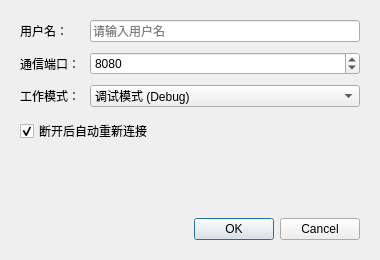
<?xml version="1.0" encoding="UTF-8"?>
<ui version="4.0">
 <class>CustomModalDialog</class>
 <widget class="QDialog" name="CustomModalDialog">
  <property name="geometry">
   <rect>
    <x>0</x>
    <y>0</y>
    <width>380</width>
    <height>260</height>
   </rect>
  </property>
  <property name="windowTitle">
   <string>自定义参数设置对话框</string>
  </property>
  <layout class="QVBoxLayout" name="verticalLayout">
   <property name="spacing">
    <number>12</number>
   </property>
   <property name="leftMargin">
    <number>20</number>
   </property>
   <property name="topMargin">
    <number>20</number>
   </property>
   <property name="rightMargin">
    <number>20</number>
   </property>
   <property name="bottomMargin">
    <number>20</number>
   </property>
   <item>
    <layout class="QFormLayout" name="formLayout">
     <property name="horizontalSpacing">
      <number>10</number>
     </property>
     <property name="verticalSpacing">
      <number>10</number>
     </property>
     <item row="0" column="0">
      <widget class="QLabel" name="labelUsername">
       <property name="text">
        <string>用户名：</string>
       </property>
      </widget>
     </item>
     <item row="0" column="1">
      <widget class="QLineEdit" name="editUsername">
       <property name="placeholderText">
        <string>请输入用户名</string>
       </property>
      </widget>
     </item>
     <item row="1" column="0">
      <widget class="QLabel" name="labelPort">
       <property name="text">
        <string>通信端口：</string>
       </property>
      </widget>
     </item>
     <item row="1" column="1">
      <widget class="QSpinBox" name="spinPort">
       <property name="minimum">
        <number>1</number>
       </property>
       <property name="maximum">
        <number>65535</number>
       </property>
       <property name="value">
        <number>8080</number>
       </property>
      </widget>
     </item>
     <item row="2" column="0">
      <widget class="QLabel" name="labelMode">
       <property name="text">
        <string>工作模式：</string>
       </property>
      </widget>
     </item>
     <item row="2" column="1">
      <widget class="QComboBox" name="comboMode">
       <item>
        <property name="text">
         <string>调试模式 (Debug)</string>
        </property>
       </item>
       <item>
        <property name="text">
         <string>生产模式 (Production)</string>
        </property>
       </item>
       <item>
        <property name="text">
         <string>模拟测试 (Simulation)</string>
        </property>
       </item>
      </widget>
     </item>
    </layout>
   </item>
   <item>
    <widget class="QCheckBox" name="checkAutoReconnect">
     <property name="text">
      <string>断开后自动重新连接</string>
     </property>
     <property name="checked">
      <bool>true</bool>
     </property>
    </widget>
   </item>
   <item>
    <spacer name="verticalSpacer">
     <property name="orientation">
      <enum>Qt::Vertical</enum>
     </property>
     <property name="sizeHint" stdset="0">
      <size>
       <width>20</width>
       <height>20</height>
      </size>
     </property>
    </spacer>
   </item>
   <item>
    <widget class="QDialogButtonBox" name="buttonBox">
     <property name="orientation">
      <enum>Qt::Horizontal</enum>
     </property>
     <property name="standardButtons">
      <set>QDialogButtonBox::Cancel|QDialogButtonBox::Ok</set>
     </property>
    </widget>
   </item>
  </layout>
 </widget>
 <resources/>
 <connections>
  <connection>
   <sender>buttonBox</sender>
   <signal>accepted()</signal>
   <receiver>CustomModalDialog</receiver>
   <slot>accept()</slot>
   <hints>
    <hint type="sourcelabel">
     <x>248</x>
     <y>254</y>
    </hint>
    <hint type="destinationlabel">
     <x>157</x>
     <y>274</y>
    </hint>
   </hints>
  </connection>
  <connection>
   <sender>buttonBox</sender>
   <signal>rejected()</signal>
   <receiver>CustomModalDialog</receiver>
   <slot>reject()</slot>
   <hints>
    <hint type="sourcelabel">
     <x>316</x>
     <y>260</y>
    </hint>
    <hint type="destinationlabel">
     <x>286</x>
     <y>274</y>
    </hint>
   </hints>
  </connection>
 </connections>
</ui>
